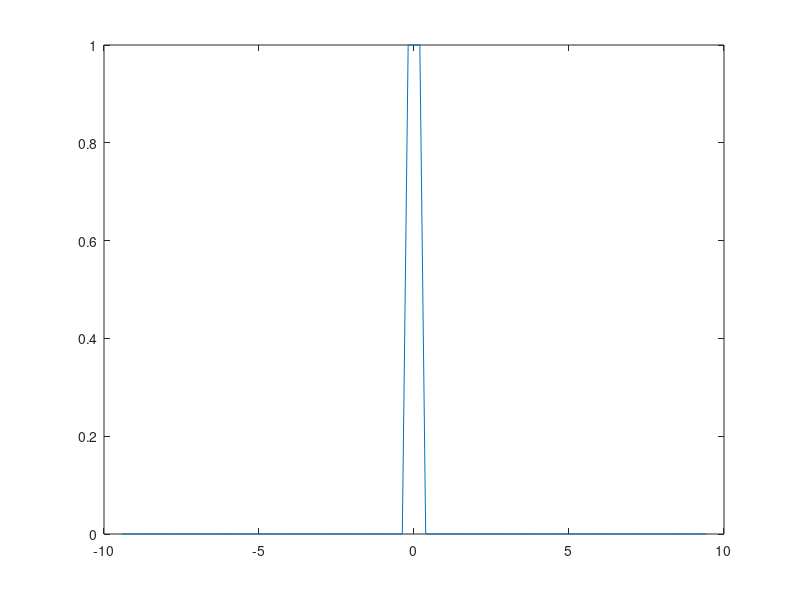
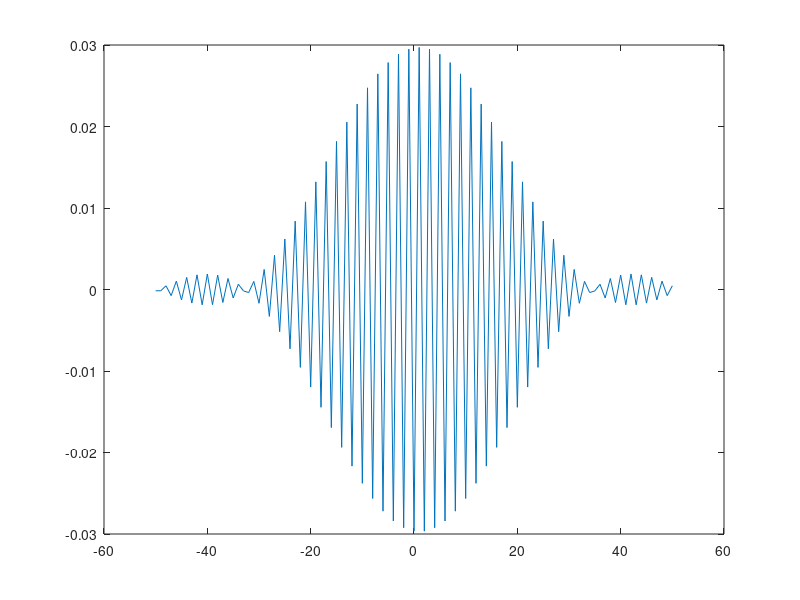
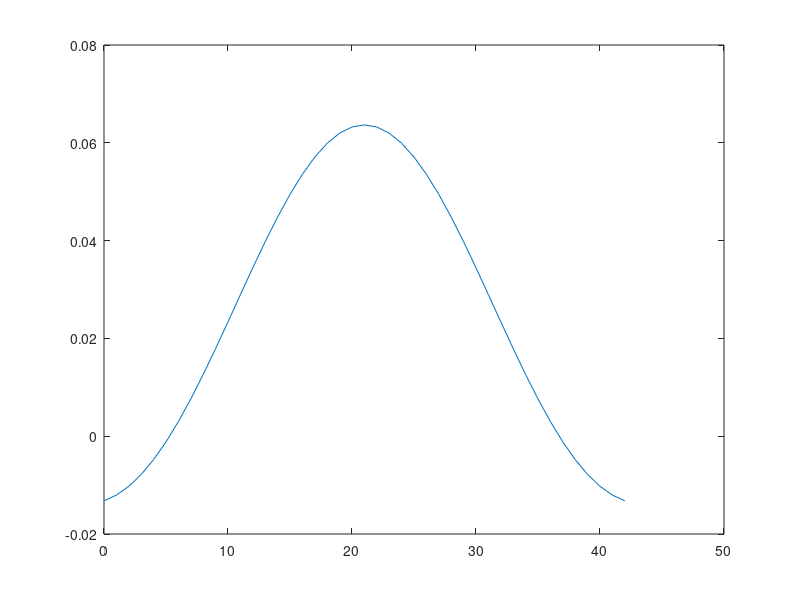

Write MATLAB code to recreate these figures, in order. (Note: this script raises an error after producing the figures.)
clc; clear all; close all;
%% filter
wp=1.8;
wc=0.2;
ws=2.2;
dp=.05;
ds=.005;
d=min(dp,ds);
A=-20*log10(d);
if A>50
    B=.1102*(A-8.7);
elseif (A<=50 && A>=21)
    B=.5842*(A-21)^.4+.07886*(A-21);
else
    B=0;
end


M=ceil(1+(A-8)/2.285/(ws-wp));
w=linspace(-3*pi,3*pi,101);
H=zeros(1,length(w));
H(abs(w)<wc)=1;
plot(w,H)

h=ifftshift(ifft(H));
n=linspace(-length(w)/2+0.5,length(w)/2-0.5,length(w));
figure(2)
plot(n,h)
ks=kaiser(M,B);
k=zeros(1,length(h));
k(abs(n)<=(M-1)/2)=ks;
figure(3)
plot(n,k)

n = 0: M-1;
hc = (wc/pi)*sinc((wc/pi)*(n-(M-1)/2));
plot (n,hc);
y=k.*hc;
figure(4)
plot(n,y)

Y=fft(y);
figure(5)
plot(w,abs(Y))

%% loading dataset 
ppg_data = load('1.mat');
ppg = ppg_data.sig;
ppg1 = ppg(1,:);
filtered_sig=conv (ppg1,y);
plot(filtered_sig)